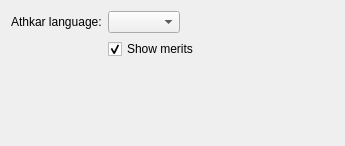
<?xml version="1.0" encoding="UTF-8"?>
<ui version="4.0">
 <class>DatabaseForm</class>
 <widget class="QWidget" name="DatabaseForm">
  <property name="geometry">
   <rect>
    <x>0</x>
    <y>0</y>
    <width>345</width>
    <height>146</height>
   </rect>
  </property>
  <property name="windowTitle">
   <string>Form</string>
  </property>
  <layout class="QGridLayout" name="gridLayout">
   <item row="0" column="0">
    <layout class="QFormLayout" name="formLayout">
     <property name="fieldGrowthPolicy">
      <enum>QFormLayout::ExpandingFieldsGrow</enum>
     </property>
     <item row="0" column="0">
      <widget class="QLabel" name="m_langLabel">
       <property name="text">
        <string>Athkar language:</string>
       </property>
      </widget>
     </item>
     <item row="0" column="1">
      <widget class="QComboBox" name="m_langList"/>
     </item>
     <item row="1" column="1">
      <widget class="QCheckBox" name="m_showMeritsBox">
       <property name="text">
        <string>Show merits</string>
       </property>
       <property name="checked">
        <bool>true</bool>
       </property>
      </widget>
     </item>
    </layout>
   </item>
  </layout>
 </widget>
 <resources/>
 <connections/>
</ui>
